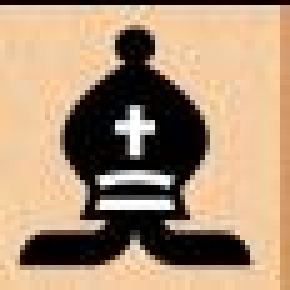
#> input picture ref/pieces/BB001.jpg, 58 x 58 px (shown 5 times larger); its folder holds 4 pictures in this run
$ python processing_all_the_images.py   (Python 2 division)
#> lines starting #> are read from the running program, lines starting #| are printed output that depends on the picture
### preprocess_images.py
# adapted from http://blog.yhathq.com/posts/image-classification-in-Python.html

from PIL import Image
import numpy as np

#setup a standard image size; this will distort some images but will get everything into the same shape
STANDARD_SIZE = (50, 50)
def img_to_matrix(filename, verbose=False):
    """
    takes a filename and turns it into a numpy array of RGB pixels
    """
    img = Image.open(filename)
    if verbose==True:
        print "changing size from %s to %s" % (str(img.size), str(STANDARD_SIZE))
    img = img.resize(STANDARD_SIZE)
    img = list(img.getdata())
    img = map(list, img)
    img = np.array(img)
    return img

def flatten_image(img):
    """
    takes in an (m, n) numpy array and flattens it
    into an array of shape (1, m * n)
    """
    s = img.shape[0] * img.shape[1]
    img_wide = img.reshape(1, s)
    return img_wide[0]

### processing_all_the_images.py
from preprocess_images import *
import os
import numpy as np
import pandas as pd
import pylab as pl
from random import randint
from sklearn.decomposition import RandomizedPCA
from sklearn.neighbors import KNeighborsClassifier

img_dir = "ref/pieces/"

images = [img_dir+f for f in os.listdir(img_dir)]
# we want to train the classifier on 80% of the given data, and test on the other 20%
training_or_test = [randint(0,100) < 80 for i in images]
img_group = zip(images, training_or_test)
images_training = filter(lambda p: p[1], img_group)
images_test = filter(lambda p: not p[1], img_group)


"0 is blank, odd positive numbers are black, even postives are white, etc."
label_codes = {"_": 0, "BP": 1, "WP": 2,
                       "BR": 3, "WR": 4,
                       "BN": 5, "WN": 6,
                       "BB": 7, "WB": 8,
                       "BQ": 9, "WQ": 10,
                       "BK": 11,"WK": 12}

def label_from_code(c):
    return [label for label, code in label_codes.items() if code == c][0]


labels = [f[0].split("/")[-1][:-7] for f in images_training]
target = [label_codes[label] for label in labels]

def images_to_vectors(images):
    vectors = []
    for image in images:
        image = image[0]
        img = img_to_matrix(image)
#> in img_to_matrix, img is the input picture: PIL image 58x58 RGB; mean R, G, B 172.7, 145.6, 118
#> in img_to_matrix, `img = img.resize(STANDARD_SIZE)`:
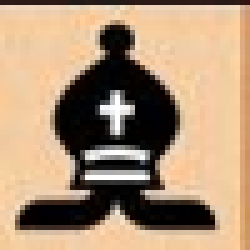
#> img: PIL image 50x50 RGB (shown 5 times larger); mean R, G, B 172.7, 145.8, 118.2
#> in img_to_matrix, `img = list(img.getdata())`: img = 2500 items, first 6: (44, 26, 23), (46, 26, 23), (46, 26, 23), (44, 26, 23), (44, 26, 23), (45, 26, 23)
#> in img_to_matrix, `img = map(list, img)`: img = 2500 items, first 6: [44, 26, 23], [46, 26, 23], [46, 26, 23], [44, 26, 23], [44, 26, 23], [45, 26, 23]
#> in img_to_matrix, `img = np.array(img)`: img = 2500 rows, first 8: [44, 26, 23], [46, 26, 23], [46, 26, 23], [44, 26, 23], [44, 26, 23], [45, 26, 23], [45, 26, 23], [44, 26, 23]
        img = flatten_image(img)
        vectors.append(img)
    return np.array(vectors)

data_training = images_to_vectors(images_training)
#> in images_to_vectors, `img = flatten_image(img)`: img = 7500 values, max 255 at index 498, min 0 at index 963, mean 145.6
#> pass 3 of the loop in images_to_vectors, `for image in images:`:
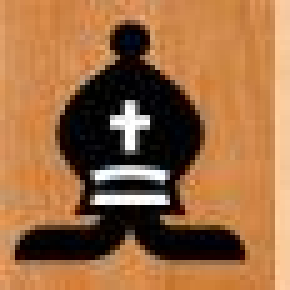
#> input picture ref/pieces/BB015.jpg, 58 x 58 px (shown 5 times larger)
#> in img_to_matrix, img is the input picture: PIL image 58x58 RGB; mean R, G, B 155.4, 107, 67.3
#> in img_to_matrix (call 3), `img = img.resize(STANDARD_SIZE)`:
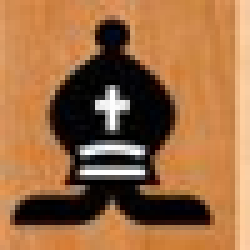
#> img: PIL image 50x50 RGB (shown 5 times larger); mean R, G, B 155.4, 107, 67.3
#> in img_to_matrix (call 3), `img = list(img.getdata())`: img = 2500 items, first 6: (218, 149, 92), (207, 138, 80), (211, 141, 82), (214, 141, 82), (213, 138, 77), (215, 138, 76)
#> in img_to_matrix (call 3), `img = map(list, img)`: img = 2500 items, first 6: [218, 149, 92], [207, 138, 80], [211, 141, 82], [214, 141, 82], [213, 138, 77], [215, 138, 76]
#> in img_to_matrix (call 3), `img = np.array(img)`: img = 2500 rows, first 8: [218, 149, 92], [207, 138, 80], [211, 141, 82], [214, 141, 82], [213, 138, 77], [215, 138, 76], [213, 134, 70], [219, 141, 77]
#> in images_to_vectors, `img = flatten_image(img)`: img = 7500 values, max 255 at index 1044, min 0 at index 812, mean 109.9
data_test = images_to_vectors(images_test)
#> call 4 of img_to_matrix, with filename = 'ref/pieces/BB006.jpg', verbose = False
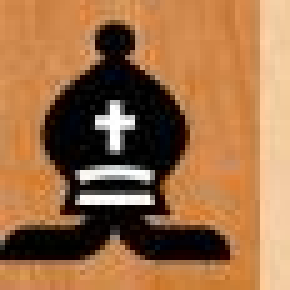
#> input picture ref/pieces/BB006.jpg, 58 x 58 px (shown 5 times larger)
#> in img_to_matrix, img is the input picture: PIL image 58x58 RGB; mean R, G, B 156.8, 110, 71
#> in img_to_matrix (call 4), `img = img.resize(STANDARD_SIZE)`:
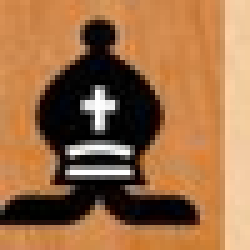
#> img: PIL image 50x50 RGB (shown 5 times larger); mean R, G, B 156.8, 110.1, 71.1
#> in img_to_matrix (call 4), `img = list(img.getdata())`: img = 2500 items, first 6: (217, 143, 82), (210, 136, 75), (209, 135, 74), (208, 134, 73), (214, 140, 79), (216, 142, 81)
#> in img_to_matrix (call 4), `img = map(list, img)`: img = 2500 items, first 6: [217, 143, 82], [210, 136, 75], [209, 135, 74], [208, 134, 73], [214, 140, 79], [216, 142, 81]
#> in img_to_matrix (call 4), `img = np.array(img)`: img = 2500 rows, first 8: [217, 143, 82], [210, 136, 75], [209, 135, 74], [208, 134, 73], [214, 140, 79], [216, 142, 81], [202, 128, 67], [201, 127, 66]

# using a randomized PCA, reducing to 13 dimensions (from 7500 dimensions)
#> (the run stopped early here; a loop or call above may not have finished)
